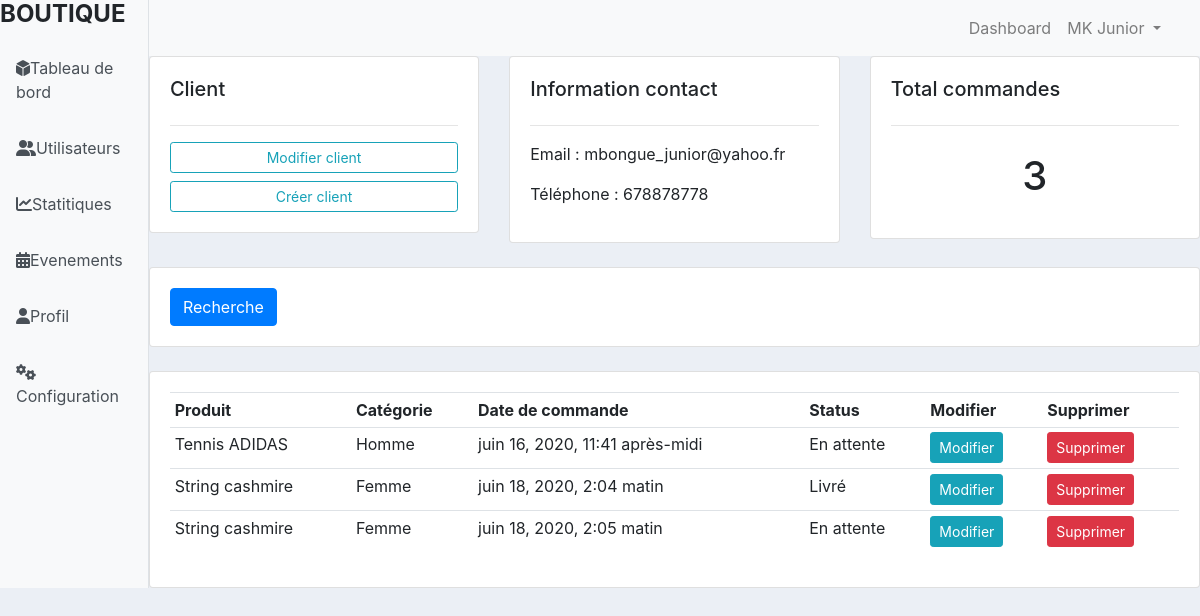
Screenshot of /dashboard/client/1/ with the database file from the repository.
### dashboard/models.py (models this page shows, shortened)
class Client(models.Model):
    nom = models.CharField(max_length=200, null=True)
    phone = models.CharField(max_length=200, null=True)
    email = models.CharField(max_length=200, null=True)
    date_created = models.DateTimeField(auto_now_add=True, null=True)

class Commande(models.Model):
    STATUS = (
        ('En attente', 'En attente'),
        ('En cours de livraison', 'En cours de livraison'),
        ('Livré', 'Livré'),
    )
    client = models.ForeignKey(Client, null=True, on_delete=models.SET_NULL)
    produit = models.ForeignKey(Produit, null=True, on_delete=models.SET_NULL)
    date_created = models.DateTimeField(auto_now_add=True, null=True)
    status = models.CharField(max_length=200, null=True, choices=STATUS)

class Produit(models.Model):
    CATEGORIE = (
        ('Homme', 'Homme'),
        ('Femme', 'Femme'),
        ('Enfant', 'Enfant'),
    )
    nom = models.CharField(max_length=200, null=True)
    prix = models.FloatField(null=True)
    categorie = models.CharField(max_length=200, null=True, choices=CATEGORIE)
    description = models.CharField(max_length=200, null=True)
    date_created = models.DateTimeField(auto_now_add=True, null=True)
    etiquettes = models.ManyToManyField(Etiquette)
    def __str__(self):
        return self.nom

### dashboard/views.py (the view)
# urls.py: path('client/<str:pk>/', views.client, name="client"),
def client(request, pk):
	client = Client.objects.get(id=pk)
	commande = client.commande_set.all()
	total_cmd = commande.count()
	context = {'client':client, 'commande':commande, 'total_cmd':total_cmd}
	return render(request, 'pages/client.html', context)

### dashboard/templates/pages/client.html (shortened to what this page needs)
{% extends "basedash.html" %}
{% load static %}
{% block link_css %}
<link rel="stylesheet" href="{% static 'css/client.css' %}">
{% endblock %}
{% block content %}
<div class="row">
    <div class="col-md">
        <div class="card card-body">
            <h5>Client</h5>
            <hr>
            <a href="#" class="btn btn-outline-info btn-sm btn-block">
                Modifier client
            </a>
            <a href="#" class="btn btn-outline-info btn-sm btn-block">
                Créer client
            </a>
        </div>
    </div>
    <div class="col-md">
        <div class="card card-body">
            <h5>Information contact</h5>
            <hr>
            <p>Email : {{client.email}}</p>
            <p>Téléphone : {{client.phone}}</p>
        </div>
    </div>
    <div class="col-md">
        <div class="card card-body">
            <h5>Total commandes</h5>
            <hr>
            <h1 style="text-align: center; padding: 10px;">{{total_cmd}}</h1>
        </div>
    </div>
</div>
<br>
<div class="row">
    <div class="col">
        <div class="card card-body">
            <form method="get">
                <button class="btn btn-primary">Recherche</button>
            </form>
        </div>
    </div>
</div>
<br>
<div class="row">
    <div class="col-md">
        <div class="card card-body">
            <table class="table table-sm">
                <tr>
                    <th>Produit</th>
                    <th>Catégorie</th>
                    <th>Date de commande</th>
                    <th>Status</th>
                    <th>Modifier</th>
                    <th>Supprimer</th>
                </tr>
                {% for cmd in commande %}
                    <tr>
                        <td>{{cmd.produit}}</td>
                        <td>{{cmd.produit.categorie}}</td>
                        <td>{{cmd.date_created}}</td>
                        <td>{{cmd.status}}</td>
                        <td><a class="btn btn-sm btn-info" href="{% url 'dashboard:modifier_cmd' cmd.id %}">Modifier</a></td>
                        <td><a class="btn btn-sm btn-danger" href="{% url 'dashboard:supprimer_cmd' cmd.id %}">Supprimer</a></td>
                    </tr>
                {% endfor %}
            </table>
        </div>
    </div>
</div>
{% endblock %}

### dashboard/templates/basedash.html (shortened to what this page needs)
{% load static %}
<!DOCTYPE html>
<html>
<head>
    <link
    rel="stylesheet"
    href="https://stackpath.bootstrapcdn.com/bootstrap/4.4.1/css/bootstrap.min.css"
>
    <link href="https://cdnjs.cloudflare.com/ajax/libs/lightgallery/1.6.0/css/lightgallery.min.css" rel="stylesheet">
	<link rel="stylesheet" href="{% static 'css/basedash.css' %}">
    {% block link_css %} {% endblock %}
</head>
<body>
<div id="content-wrapper" class="d-flex">
    <div id="sidebar-container" class="bg-light border-right">
        <div class="logo">
            <h4 class="font-weight-bold mb-0">BOUTIQUE</h4>
        </div>
        <div class="menu list-group-flush">
            <a href="#" class="list-group-item list-group-item-action bg-light p-3 border-0">
                <i class="fas fa-dice-d6"></i>Tableau de bord</a>
            <a href="#" class="list-group-item list-group-item-action bg-light p-3 border-0">
                <i class="fas fa-user-friends"></i>Utilisateurs</a>
            <a href="#" class="list-group-item list-group-item-action bg-light p-3 border-0">
                <i class="fas fa-chart-line"></i>Statitiques</a>
            <a href="#" class="list-group-item list-group-item-action bg-light p-3 border-0">
                <i class="fas fa-calendar-alt"></i>Evenements</a>
            <a href="#" class="list-group-item list-group-item-action bg-light p-3 border-0">
                <i class="fas fa-user"></i>Profil</a>
            <a href="#" class="list-group-item list-group-item-action bg-light p-3 border-0">
                <i class="fas fa-cogs"></i>Configuration</a>
        </div>
    </div>
    <div id="page-container" class="w-100 bg-light-blue">
        <nav class="navbar navbar-expand-lg navbar-light bg-light">
            <div class="container">
                <div class="collapse navbar-collapse" id="navbarSupportedContent">
                    <ul class="navbar-nav ml-auto">
                        <li class="nav-item">
                            <a class="nav-link" href="{% url 'dashboard:dashboard' %}">Dashboard</a>
                        </li>
                        <li class="nav-item dropdown">
                            <a class="nav-link dropdown-toggle" href="#" id="navbarDropdown" role="button" data-toggle="dropdown" aria-haspopup="true" aria-expanded="false">
                                MK Junior </a>
                        </li>
                    </ul>
                </div>
            </div>
        </nav>
        {% block content %} {% endblock %}
    </div>
</div>
</body>
</html>

### dashboard/static/css/basedash.css (style rules this page uses)
.logo { width: 80px; height: 40px; }
body { background-color: #ebeff5; }

### rows the page displays
Client: email "mbongue_junior@yahoo.fr", phone "678878778"
Commande: produit "Tennis ADIDAS", produit.categorie "Homme", date_created "juin 16, 2020, 11:41 après-midi", status "En attente"
Commande: produit "String cashmire", produit.categorie "Femme", date_created "juin 18, 2020, 2:04 matin", status "Livré"
Commande: produit "String cashmire", produit.categorie "Femme", date_created "juin 18, 2020, 2:05 matin", status "En attente"

### other values shown
{{ total_cmd }} "3"
